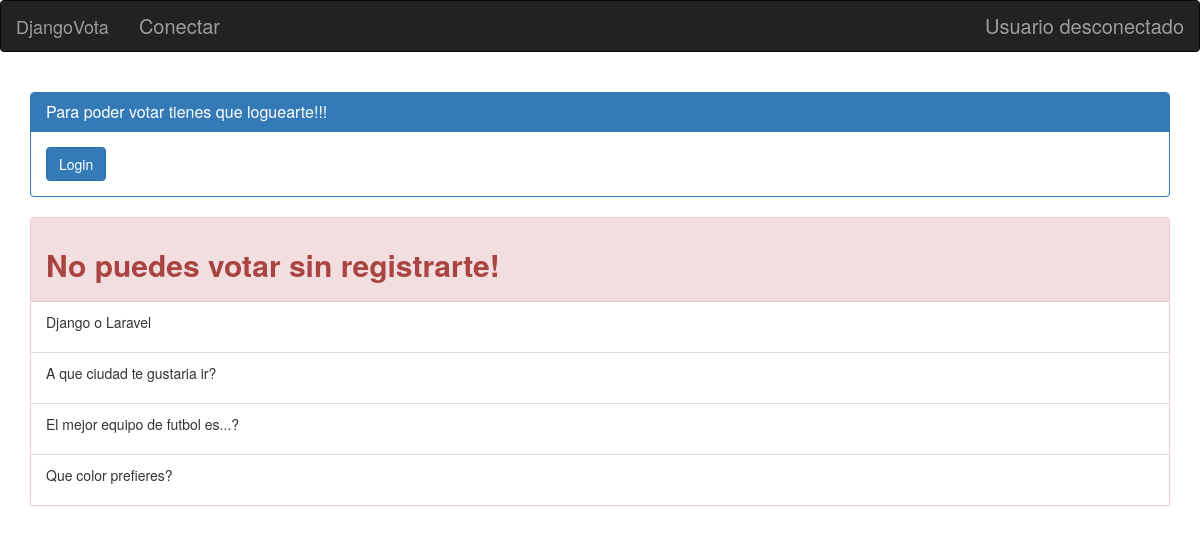
The app's page /index/ with its own data.
### polls/models.py (models this page shows, shortened)
class Pregunta(models.Model):
	author = models.ForeignKey(settings.AUTH_USER_MODEL,on_delete=models.CASCADE,)
	textPregunta = models.CharField(max_length=200)
	dataPubli = models.DateTimeField('Fecha de publicacion')

### polls/views.py (the view)
# urls.py: path('index/', views.IndexView.as_view(), name='index'),
class IndexView(generic.ListView):
    template_name = 'polls/index.html'
    context_object_name = 'latest_question_list'
    def get_queryset(self):
        return Pregunta.objects.order_by('-dataPubli')[:5]

### polls/templates/polls/index.html (shortened to what this page needs)
{% extends 'base_generic.html' %}
{%block content%}
<div id="principal">
	{% load static %}
	<link rel="stylesheet" type="text/css" href="{% static 'polls/style.css' %}" />
{% if user.is_authenticated %}
	<div class="panel panel-primary" style="width: 700px; margin-left: 10%">
  			<div class="panel-heading"><h2><strong>A votar</strong></h2></div>
 				{% if latest_question_list %}
  				<ul class="list-group">
  					{% for pregunta in latest_question_list %}
        				<li class="list-group-item"><a href="{% url 'polls:detail' pregunta.id %}">{{ pregunta.textPregunta }}</a></li>
    				{% endfor %}
  				</ul>
  				{% else %}
    				<p>No hay opciones para votar.</p>
				{% endif %}
		</div>
		{%else%}
		<div class="container">
		<div class="panel panel-primary">
  			<div class="panel-heading">
    			<h3 class="panel-title">Para poder votar tienes que loguearte!!!</h3>
  			</div>
  			<div class="panel-body">
    			<a href="http://127.0.0.1:8000/accounts/login" class="btn btn-primary">Login</a>
  			</div>
		</div>
		<div class="panel panel-danger">
  			<div class="panel-heading"><h2><strong>No puedes votar sin registrarte!</strong></h2></div>
 				{% if latest_question_list %}
  				<ul class="list-group">
  					{% for pregunta in latest_question_list %}
        				<li class="list-group-item"><p>{{ pregunta.textPregunta }}</p></li>
    				{% endfor %}
  				</ul>
  				{% else %}
    				<p>No hay opciones para votar.</p>
				{% endif %}
		</div>
		{%endif%}
</div>
{%endblock%}

### polls/static/polls/style.css (style rules this page uses)
body { background: white url("images/fondo.png"); background-size: 100% 100%; }

### records on screen
Pregunta: textPregunta "Django o Laravel"
Pregunta: textPregunta "A que ciudad te gustaria ir?"
Pregunta: textPregunta "El mejor equipo de futbol es...?"
Pregunta: textPregunta "Que color prefieres?"
